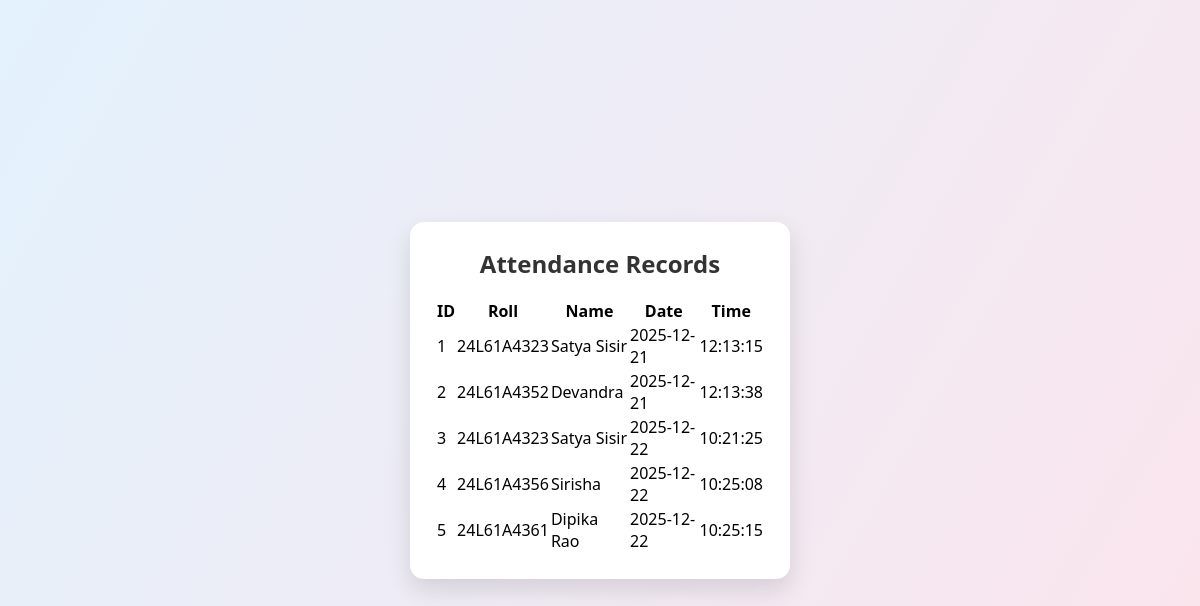
/view, run on the app's committed database.
### tables this page shows
CREATE TABLE attendance(
        id INTEGER PRIMARY KEY AUTOINCREMENT,
        roll TEXT,
        name TEXT,
        date TEXT,
        time TEXT
    );

### app.py (the view)
@app.route("/view")
def view():
    conn = sqlite3.connect(DB_PATH, check_same_thread=False)
    c = conn.cursor()
    c.execute("SELECT * FROM attendance")
    data = c.fetchall()
    conn.close()
    return render_template("view.html", data=data)

### templates/view.html
<link rel="stylesheet" href="/static/style.css">
<div class="container">
    <h2>Attendance Records</h2>
    <table width="100%">
        <tr>
            <th>ID</th>
            <th>Roll</th>
            <th>Name</th>
            <th>Date</th>
            <th>Time</th>
        </tr>
        {% for row in data %}
        <tr>
            <td>{{ row[0] }}</td>
            <td>{{ row[1] }}</td>
            <td>{{ row[2] }}</td>
            <td>{{ row[3] }}</td>
            <td>{{ row[4] }}</td>
        </tr>
        {% endfor %}
    </table>
</div>

### static/style.css (style rules this page uses)
* { margin: 0; padding: 0; box-sizing: border-box; font-family: "Segoe UI", Arial, sans-serif; }
.container { background: #fff; width: 380px; padding: 25px; border-radius: 14px; box-shadow: 0 10px 25px rgba(0,0,0,0.12); text-align: center; }
h2 { margin-bottom: 18px; color: #333; }

### data on the page
attendance: id "1", roll "24L61A4323", name "Satya Sisir", date "2025-12-21", time "12:13:15"
attendance: id "2", roll "24L61A4352", name "Devandra", date "2025-12-21", time "12:13:38"
attendance: id "3", roll "24L61A4323", name "Satya Sisir", date "2025-12-22", time "10:21:25"
attendance: id "4", roll "24L61A4356", name "Sirisha", date "2025-12-22", time "10:25:08"
attendance: id "5", roll "24L61A4361", name "Dipika Rao", date "2025-12-22", time "10:25:15"
